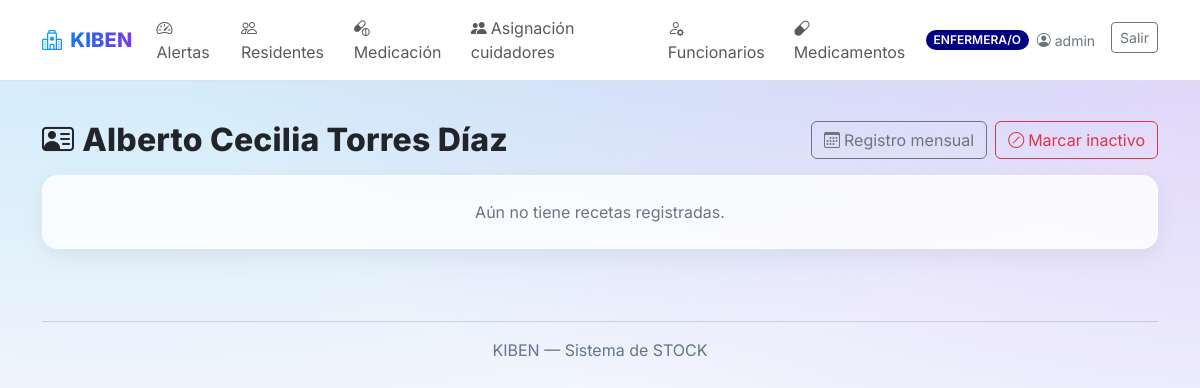
/residentes/18/ (signed in), run on an earlier commit of the app's database.
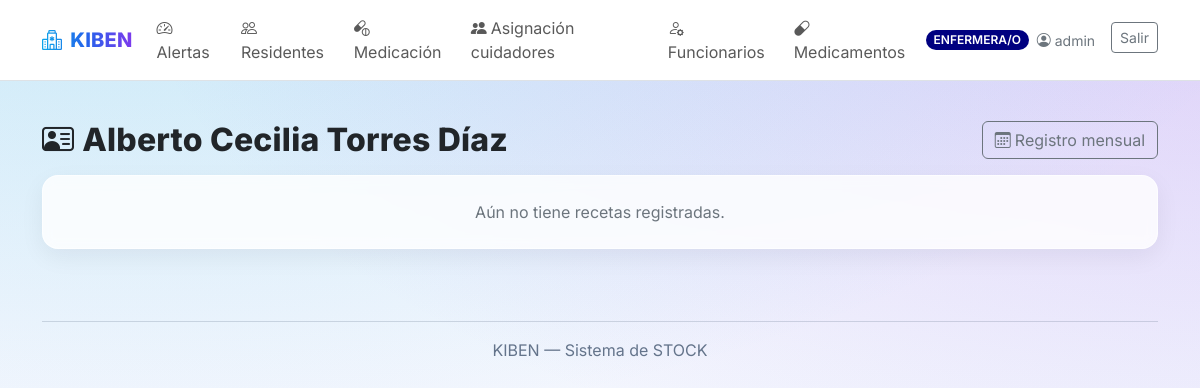
And on a later commit of the database.
### landing/views.py (the view, shortened to what this page needs)
# urls.py: path('residentes/<int:residente_id>/', views.residente_detail, name='residente_detail'),
@login_required
@doctor_tens_or_admin_required
def residente_detail(request, residente_id):
    recetas_qs = (
        Receta.objects
        .select_related('medico')
        .order_by('-creada_en')
        .prefetch_related(
            Prefetch(
                'ordenes',
                queryset=OrdenMedicamento.objects
                    .select_related('producto')
                    .prefetch_related('horas')
            )
        )
    )
    residente = get_object_or_404(
        Residente.objects.prefetch_related(
            Prefetch('recetas', queryset=recetas_qs)
        ),
        pk=residente_id
    )
    return render(request, 'residentes/residente_detail.html', {
        'residente': residente,
    })

### landing/roles.py (called while the page is built)
def _in_group(user, name):
    return user.is_authenticated and user.groups.filter(name=name).exists()

def is_admin(user): return _in_group(user, ADMIN_GROUP) or user.is_superuser

def is_doctor(user): return _in_group(user, DOCTOR_GROUP)  # << nuevo

def doctor_tens_or_admin_required(view):
    @wraps(view)
    def _wrapped(request, *args, **kwargs):
        u = request.user
        if is_admin(u) or is_doctor(u) or is_tens(u):
            return view(request, *args, **kwargs)
        return _deny(request)
    return _wrapped

### landing/templatetags/roles_tags.py (called while the page is built)
@register.filter(name="is_admin")
def is_admin_filter(user):
    return rolelib.is_admin(user)

@register.filter(name="is_doctor")
def is_doctor_filter(user):
    return rolelib.is_doctor(user)

### landing/templates/residentes/residente_detail.html (shortened to what the changed rows need)
{% extends 'base.html' %}
{% load roles_tags %}
{% block content %}
<div class="container py-4">
  <div class="d-flex align-items-center justify-content-between mb-3">
    <h2 class="page-title mb-0">
      <i class="bi bi-person-vcard me-2"></i>{{ residente.nombre_completo }}
    </h2>
    <div class="d-flex flex-wrap gap-2 justify-content-end">
      {% if user|is_admin and residente.activo %}
        <form method="post"
              action="{% url 'residente_delete' residente.id %}"
              onsubmit="return confirm('¿Marcar al residente como INACTIVO? No se eliminarán sus datos ni sus tratamientos.');"
              class="d-inline">
          <button class="btn btn-outline-danger">
            <i class="bi bi-slash-circle me-1"></i>Marcar inactivo
          </button>
        </form>
      {% endif %}
    </div>
  </div>
  {% now "Y-m-d" as hoy %}
</div>
{% endblock %}

What changed in the data, as far as the page shows it:
changed Residente "Alberto Cecilia Torres Díaz": activo True → False (drawn)
Also different on the page:
text no longer shown: "Marcar inactivo"
